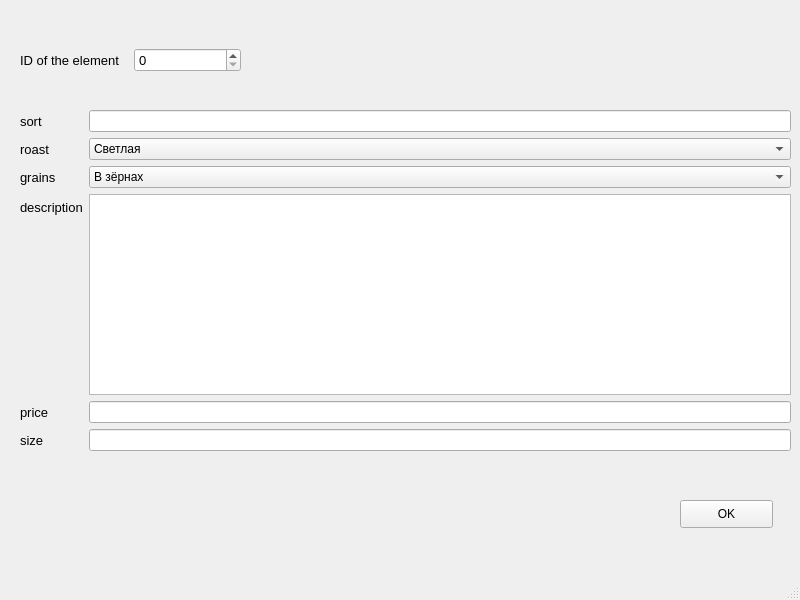
<?xml version="1.0" encoding="UTF-8"?>
<ui version="4.0">
 <class>MainWindow</class>
 <widget class="QMainWindow" name="MainWindow">
  <property name="geometry">
   <rect>
    <x>0</x>
    <y>0</y>
    <width>800</width>
    <height>600</height>
   </rect>
  </property>
  <property name="windowTitle">
   <string>MainWindow</string>
  </property>
  <widget class="QWidget" name="centralwidget">
   <widget class="QWidget" name="horizontalLayoutWidget">
    <property name="geometry">
     <rect>
      <x>20</x>
      <y>20</y>
      <width>221</width>
      <height>80</height>
     </rect>
    </property>
    <layout class="QHBoxLayout" name="horizontalLayout">
     <item>
      <widget class="QLabel" name="label">
       <property name="font">
        <font>
         <pointsize>10</pointsize>
        </font>
       </property>
       <property name="text">
        <string>ID of the element</string>
       </property>
      </widget>
     </item>
     <item>
      <widget class="QSpinBox" name="id_inp">
       <property name="font">
        <font>
         <pointsize>10</pointsize>
        </font>
       </property>
      </widget>
     </item>
    </layout>
   </widget>
   <widget class="QWidget" name="formLayoutWidget">
    <property name="geometry">
     <rect>
      <x>20</x>
      <y>110</y>
      <width>771</width>
      <height>341</height>
     </rect>
    </property>
    <layout class="QFormLayout" name="formLayout">
     <item row="0" column="0">
      <widget class="QLabel" name="label_2">
       <property name="font">
        <font>
         <pointsize>10</pointsize>
        </font>
       </property>
       <property name="text">
        <string>sort</string>
       </property>
      </widget>
     </item>
     <item row="1" column="0">
      <widget class="QLabel" name="label_3">
       <property name="font">
        <font>
         <pointsize>10</pointsize>
        </font>
       </property>
       <property name="text">
        <string>roast</string>
       </property>
      </widget>
     </item>
     <item row="2" column="0">
      <widget class="QLabel" name="label_4">
       <property name="font">
        <font>
         <pointsize>10</pointsize>
        </font>
       </property>
       <property name="text">
        <string>grains</string>
       </property>
      </widget>
     </item>
     <item row="3" column="0">
      <widget class="QLabel" name="label_5">
       <property name="font">
        <font>
         <pointsize>10</pointsize>
        </font>
       </property>
       <property name="text">
        <string>description</string>
       </property>
      </widget>
     </item>
     <item row="4" column="0">
      <widget class="QLabel" name="label_6">
       <property name="font">
        <font>
         <pointsize>10</pointsize>
        </font>
       </property>
       <property name="text">
        <string>price</string>
       </property>
      </widget>
     </item>
     <item row="5" column="0">
      <widget class="QLabel" name="label_7">
       <property name="font">
        <font>
         <pointsize>10</pointsize>
        </font>
       </property>
       <property name="text">
        <string>size</string>
       </property>
      </widget>
     </item>
     <item row="0" column="1">
      <widget class="QLineEdit" name="sort_inp"/>
     </item>
     <item row="1" column="1">
      <widget class="QComboBox" name="roast_inp">
       <item>
        <property name="text">
         <string>Светлая</string>
        </property>
       </item>
       <item>
        <property name="text">
         <string>Средняя</string>
        </property>
       </item>
       <item>
        <property name="text">
         <string>Тёмная</string>
        </property>
       </item>
      </widget>
     </item>
     <item row="2" column="1">
      <widget class="QComboBox" name="grains_inp">
       <item>
        <property name="text">
         <string>В зёрнах</string>
        </property>
       </item>
       <item>
        <property name="text">
         <string>Молотый</string>
        </property>
       </item>
      </widget>
     </item>
     <item row="3" column="1">
      <widget class="QPlainTextEdit" name="description_inp"/>
     </item>
     <item row="4" column="1">
      <widget class="QLineEdit" name="price_inp"/>
     </item>
     <item row="5" column="1">
      <widget class="QLineEdit" name="size_inp"/>
     </item>
    </layout>
   </widget>
   <widget class="QPushButton" name="ok_btn">
    <property name="geometry">
     <rect>
      <x>680</x>
      <y>500</y>
      <width>93</width>
      <height>28</height>
     </rect>
    </property>
    <property name="text">
     <string>OK</string>
    </property>
   </widget>
   <widget class="QLabel" name="error_label">
    <property name="geometry">
     <rect>
      <x>20</x>
      <y>470</y>
      <width>241</width>
      <height>41</height>
     </rect>
    </property>
    <property name="text">
     <string/>
    </property>
   </widget>
  </widget>
  <widget class="QMenuBar" name="menubar">
   <property name="geometry">
    <rect>
     <x>0</x>
     <y>0</y>
     <width>800</width>
     <height>26</height>
    </rect>
   </property>
  </widget>
  <widget class="QStatusBar" name="statusbar"/>
 </widget>
 <resources/>
 <connections/>
</ui>
